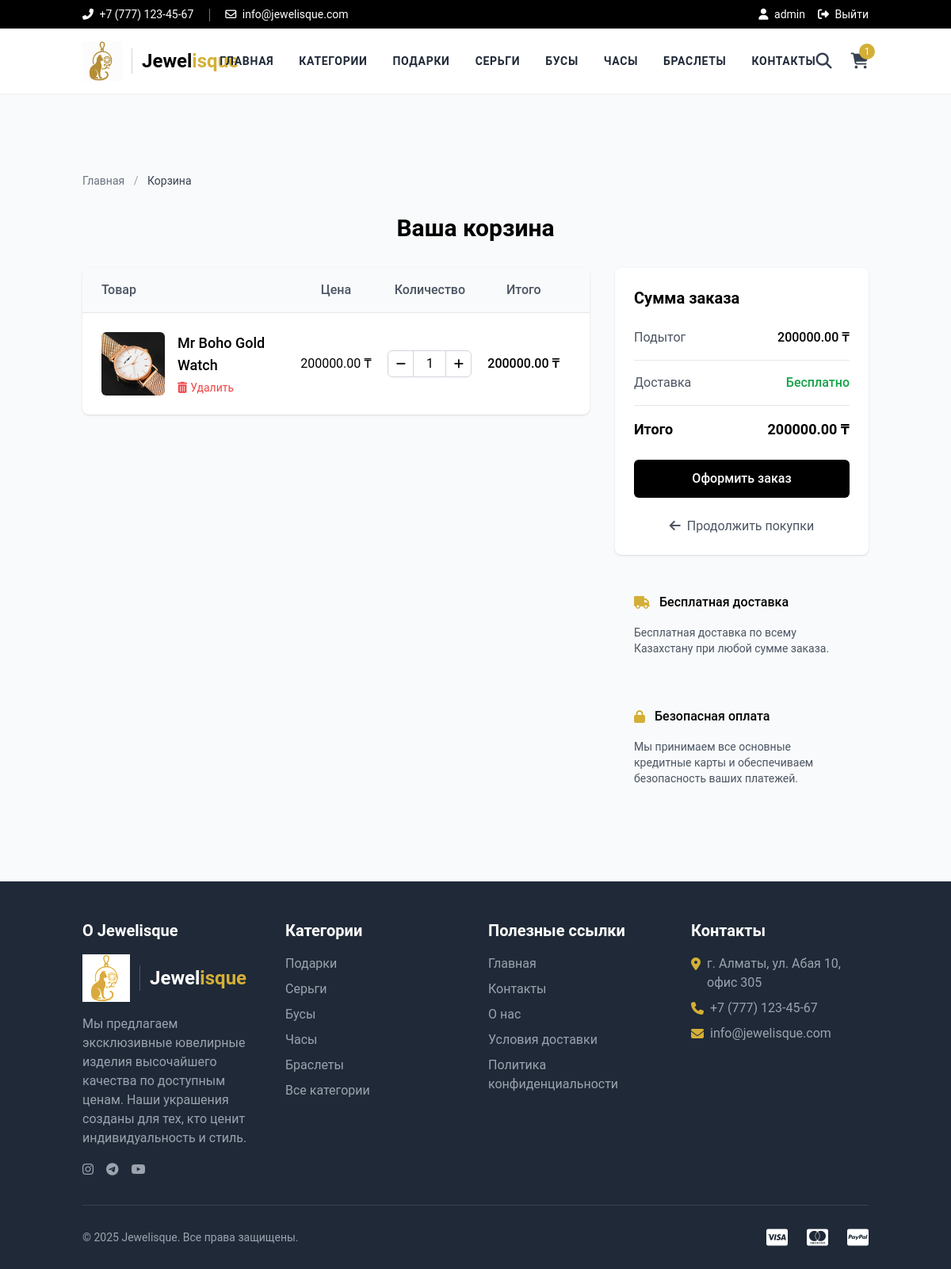
The app's page /cart/ (signed in), older data.
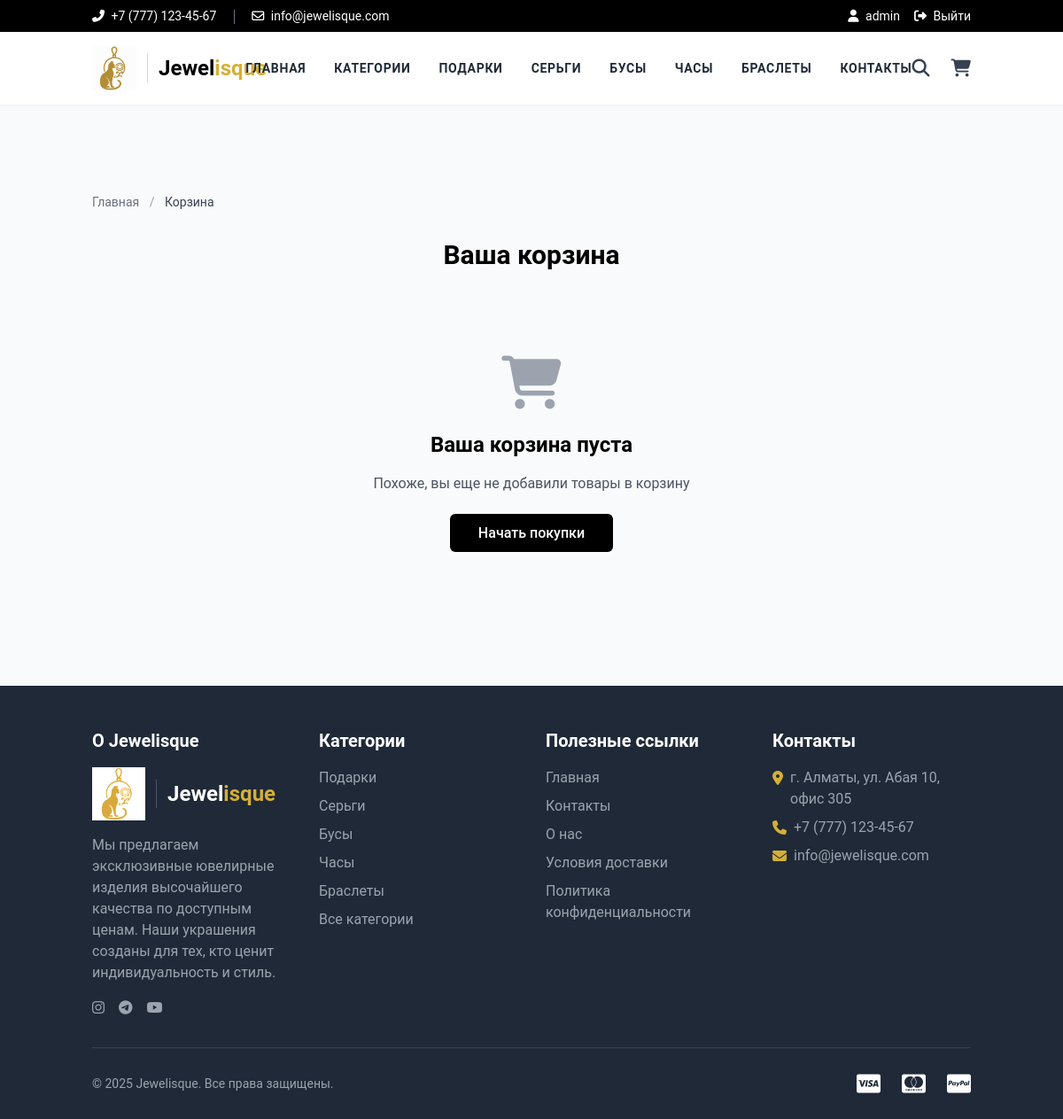
The same page, newer data.
### store/models.py (models this page shows, shortened)
class Category(models.Model):
    title = models.CharField(max_length=50, verbose_name="Название категории")
    slug = models.SlugField(max_length=55, verbose_name="URL категории", unique=True)
    description = models.TextField(blank=True, verbose_name="Описание категории")
    category_image = models.ImageField(upload_to='category', blank=True, null=True, verbose_name="Изображение категории")
    is_active = models.BooleanField(verbose_name="Активна?", default=True)
    is_featured = models.BooleanField(verbose_name="Рекомендуемая?", default=False)
    created_at = models.DateTimeField(auto_now_add=True, verbose_name="Дата создания")
    updated_at = models.DateTimeField(auto_now=True, verbose_name="Дата обновления")
    class Meta:
        verbose_name_plural = 'Категории'
        ordering = ('-created_at',)
        indexes = [
            models.Index(fields=['slug']),
            models.Index(fields=['is_active']),
            models.Index(fields=['is_featured']),
        ]

class Cart(models.Model):
    user = models.ForeignKey(User, verbose_name="Пользователь", on_delete=models.CASCADE, db_index=True)
    product = models.ForeignKey(Product, verbose_name="Товар", on_delete=models.CASCADE, db_index=True)
    quantity = models.PositiveIntegerField(default=1, verbose_name="Количество")
    created_at = models.DateTimeField(auto_now_add=True, verbose_name="Дата создания")
    updated_at = models.DateTimeField(auto_now=True, verbose_name="Дата обновления")
    class Meta:
        indexes = [
            models.Index(fields=['user']),
            models.Index(fields=['product']),
        ]
    @property
    def total_price(self):
        return self.quantity * self.product.price

class Product(models.Model):
    title = models.CharField(max_length=150, verbose_name="Название товара")
    slug = models.SlugField(max_length=160, verbose_name="URL товара", unique=True)
    sku = models.CharField(max_length=255, unique=True, verbose_name="Уникальный ID товара (SKU)")
    short_description = models.TextField(verbose_name="Краткое описание")
    detail_description = models.TextField(blank=True, null=True, verbose_name="Подробное описание")
    product_image = models.ImageField(upload_to='product', blank=True, null=True, verbose_name="Изображение товара")
    price = models.DecimalField(max_digits=8, decimal_places=2, verbose_name="Цена")
    category = models.ForeignKey(Category, verbose_name="Категория товара", on_delete=models.CASCADE, db_index=True)
    is_active = models.BooleanField(verbose_name="Активен?", default=True)
    is_featured = models.BooleanField(verbose_name="Рекомендуемый?", default=False)
    created_at = models.DateTimeField(auto_now_add=True, verbose_name="Дата создания")
    updated_at = models.DateTimeField(auto_now=True, verbose_name="Дата обновления")
    class Meta:
        verbose_name_plural = 'Товары'
        ordering = ('-created_at',)
        indexes = [
            models.Index(fields=['slug']),
            models.Index(fields=['sku']),
            models.Index(fields=['category']),
            models.Index(fields=['is_active']),
            models.Index(fields=['is_featured']),
            models.Index(fields=['price']),
        ]

### store/views.py (the view)
# urls.py: path('cart/', views.cart, name="cart"),
def cart(request):
    if request.user.is_authenticated:
        user = request.user
        cart_products = Cart.objects.filter(user=user)
        amount = 0
        for p in cart_products:
            amount += p.quantity * p.product.price
        context = {
            'cart_products': cart_products,
            'amount': amount,
        }
    else:
        context = {
            'cart_products': [],
            'amount': 0,
        }
    return render(request, 'store/cart.html', context)

### store/context_preprocessors.py (called while the page is built)
def store_menu(request):
    categories = Category.objects.filter(is_active=True)[:5]  # Ограничиваем до 5 категорий для меню
    return {'menu_categories': categories}

def cart_menu(request):
    if request.user.is_authenticated:
        cart_count = Cart.objects.filter(user=request.user).count()
        return {'cart_count': cart_count}
    return {'cart_count': 0}

### store/templatetags/store_tags.py (called while the page is built)
@register.simple_tag
def get_media_prefix():
    return settings.MEDIA_URL

### templates/store/cart.html (shortened to what the changed rows need)
{% extends 'base.html' %}
{% load store_tags %}
{% block content %}
<div class="container mx-auto px-4 py-12">
    <h1 class="text-3xl font-bold mb-8 text-center">Ваша корзина</h1>
    {% if cart_products %}
    <div class="flex flex-col lg:flex-row gap-8">
        <div class="lg:w-2/3">
            <div class="bg-white rounded-lg shadow overflow-hidden">
                <div class="hidden md:flex border-b py-4 px-6 bg-gray-50 text-gray-600 font-medium">
                    <div class="w-full md:w-2/5">Товар</div>
                    <div class="w-1/5 text-center">Цена</div>
                    <div class="w-1/5 text-center">Количество</div>
                    <div class="w-1/5 text-center">Итого</div>
                </div>
                {% for cart_item in cart_products %}
                <div class="flex flex-col md:flex-row items-center py-6 px-4 md:px-6 border-b {% if forloop.last %}border-b-0{% endif %}">
                    <div class="w-full md:w-2/5 flex items-center mb-4 md:mb-0">
                        <div class="w-20 h-20 mr-4 overflow-hidden rounded-md flex-shrink-0">
                            {% if cart_item.product.product_image %}
                            <img src="{{ cart_item.product.product_image.url }}" alt="{{ cart_item.product.title }}" class="w-full h-full object-cover">
                            {% else %}
                            <div class="w-full h-full flex items-center justify-center bg-gray-200">
                                <i class="fas fa-image text-gray-400"></i>
                            </div>
                            {% endif %}
                        </div>
                        <div>
                            <h3 class="text-lg font-medium">{{ cart_item.product.title }}</h3>
                            <a href="{% url 'store:remove-cart' cart_item.id %}" class="text-red-500 text-sm hover:underline flex items-center mt-1">
                                <i class="fas fa-trash-alt mr-1"></i> Удалить
                            </a>
                        </div>
                    </div>
                    <div class="w-full md:w-1/5 text-center mb-4 md:mb-0">
                        <span>{{ cart_item.product.price }} ₸</span>
                    </div>
                    <div class="w-full md:w-1/5 text-center mb-4 md:mb-0">
                        <div class="inline-flex items-center border border-gray-300 rounded-md">
                            <a href="{% url 'store:minus-cart' cart_item.id %}" class="w-8 h-8 flex items-center justify-center border-r border-gray-300 cursor-pointer hover:bg-gray-100">
                                <i class="fas fa-minus text-sm"></i>
                            </a>
                            <span class="w-10 h-8 flex items-center justify-center text-center">{{ cart_item.quantity }}</span>
                            <a href="{% url 'store:plus-cart' cart_item.id %}" class="w-8 h-8 flex items-center justify-center border-l border-gray-300 cursor-pointer hover:bg-gray-100">
                                <i class="fas fa-plus text-sm"></i>
                            </a>
                        </div>
                    </div>
                    <div class="w-full md:w-1/5 text-center font-medium">
                        <span>{{ cart_item.total_price }} ₸</span>
                    </div>
                </div>
                {% endfor %}
            </div>
        </div>
        <div class="lg:w-1/3">
            <div class="bg-white rounded-lg shadow p-6">
                <h2 class="text-xl font-bold mb-6">Сумма заказа</h2>
                <div class="flex justify-between pb-4 mb-4 border-b border-gray-200">
                    <span class="text-gray-600">Подытог</span>
                    <span class="font-medium">{{ amount }} ₸</span>
                </div>
                <div class="flex justify-between pb-4 mb-4 border-b border-gray-200">
                    <span class="text-gray-600">Доставка</span>
                    <span class="font-medium text-green-600">Бесплатно</span>
                </div>
                <div class="flex justify-between mb-6">
                    <span class="text-lg font-bold">Итого</span>
                    <span class="text-lg font-bold">{{ amount }} ₸</span>
                </div>
                {% if request.user.is_authenticated %}
                <a href="{% url 'store:checkout' %}" class="w-full py-3 bg-black text-white text-center font-medium rounded-md hover:bg-opacity-90 transition flex items-center justify-center">
                    Оформить заказ
                </a>
                {% endif %}
                <div class="mt-6 text-center">
                    <a href="{% url 'store:all-categories' %}" class="text-gray-600 hover:text-secondary">
                        <i class="fas fa-arrow-left mr-1"></i> Продолжить покупки
                    </a>
                </div>
            </div>
            <div class="mt-6 bg-gray-50 rounded-lg p-6">
                <div class="flex items-center mb-4">
                    <i class="fas fa-truck text-secondary mr-3"></i>
                    <span class="font-medium">Бесплатная доставка</span>
                </div>
                <p class="text-gray-600 text-sm">Бесплатная доставка по всему Казахстану при любой сумме заказа.</p>
            </div>
            <div class="mt-4 bg-gray-50 rounded-lg p-6">
                <div class="flex items-center mb-4">
                    <i class="fas fa-lock text-secondary mr-3"></i>
                    <span class="font-medium">Безопасная оплата</span>
                </div>
                <p class="text-gray-600 text-sm">Мы принимаем все основные кредитные карты и обеспечиваем безопасность ваших платежей.</p>
            </div>
        </div>
    </div>
    {% else %}
    <div class="text-center py-16">
        <div class="mb-6 text-gray-400">
            <i class="fas fa-shopping-cart text-6xl"></i>
        </div>
        <h2 class="text-2xl font-semibold mb-4">Ваша корзина пуста</h2>
        <p class="text-gray-600 mb-8">Похоже, вы еще не добавили товары в корзину</p>
        <a href="{% url 'store:all-categories' %}" class="px-8 py-3 bg-black text-white font-medium rounded-md hover:bg-gray-800 transition">Начать покупки</a>
    </div>
    {% endif %}
</div>
{% endblock %}

### templates/base.html (shortened to what the changed rows need)
<!DOCTYPE html>
<html lang="ru">
<head>
    {% load static %}
    {% load store_tags %}
    <link rel="stylesheet" href="{% static 'css/styles.css' %}">
    <link rel="stylesheet" href="https://cdnjs.cloudflare.com/ajax/libs/font-awesome/6.4.0/css/all.min.css">
    <link rel="stylesheet" href="{% static 'css/base_style.css' %}">
    <script src="https://cdn.tailwindcss.com"></script>
</head>
<body class="bg-gray-50 flex flex-col min-h-screen">
    <header class="bg-white shadow-sm fixed top-0 left-0 right-0 w-full z-50">
        <div class="container mx-auto px-4">
            <div class="flex justify-between items-center py-4">
                <nav class="hidden md:flex space-x-8 text-sm font-bold">
                    <a href="{% url 'store:home' %}" class="nav-link text-gray-800 hover:text-secondary transition hover:scale-105">Главная</a>
                    <a href="{% url 'store:all-categories' %}" class="nav-link text-gray-800 hover:text-secondary transition hover:scale-105">Категории</a>
                    {% for category in menu_categories %}
                    <a href="{% url 'store:category-products' category.slug %}" class="nav-link text-gray-800 hover:text-secondary transition hover:scale-105">{{ category.title }}</a>
                    {% endfor %}
                    <a href="{% url 'store:contacts' %}" class="nav-link text-gray-800 hover:text-secondary transition hover:scale-105">Контакты</a>
                </nav>
                <div class="flex items-center space-x-6">
                    <a href="{% url 'store:cart' %}" class="text-gray-700 hover:text-secondary transition relative">
                        <i class="fas fa-shopping-cart text-xl"></i>
                        {% if cart_count > 0 %}
                        <span class="absolute -top-2 -right-2 w-5 h-5 rounded-full bg-secondary text-white text-xs flex items-center justify-center">{{ cart_count }}</span>
                        {% endif %}
                    </a>
                </div>
            </div>
        </div>
    </header>
    <main class="flex-grow mt-[170px]">
        {% block content %}{% endblock %}
    </main>
    <footer class="bg-gray-800 text-white pt-12 pb-6 mt-12">
        <div class="container mx-auto px-4">
            <div class="grid grid-cols-1 md:grid-cols-4 gap-8 mb-8">
                <div>
                    <ul class="space-y-2">
                        {% for category in menu_categories %}
                        <li>
                            <a href="{% url 'store:category-products' category.slug %}" class="text-gray-400 hover:text-secondary transition">{{ category.title }}</a>
                        </li>
                        {% endfor %}
                    </ul>
                </div>
            </div>
        </div>
    </footer>
</body>
</html>

Row changes from the older to the newer data that the page shows:
removed Cart: product.product_image (picture), product "Mr Boho Gold Watch", product.price "200000.00", quantity "1", total_price "200000.00"
Text that changed along with them:
{{ cart_count }}: "1" → (not shown)
{{ amount }}: "200000.00" → (not shown)
text no longer shown: "Товар Цена Количество Итого Сумма заказа Подытог ₸ Доставка Бесплатно Итого ₸ Оформить заказ Продолжить покупки Бесплатная доставка Бесплатная доставка по всему Казахстану при любой сумме заказа. Безопасная оплата Мы принимаем все основные кредитные карты и обеспечиваем безопасность ваших платежей."
text now shown: "Ваша корзина пуста Похоже, вы еще не добавили товары в корзину Начать покупки"
